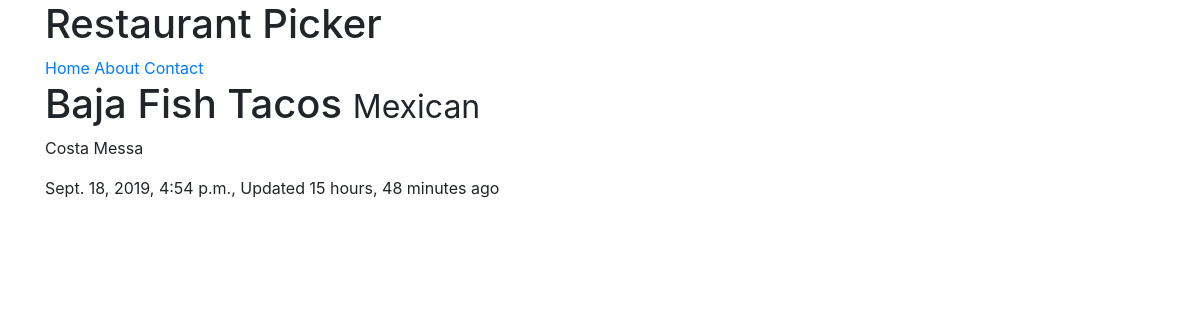
Page /restaurants/baja-fish-tacos/ on the committed database.
### restaurants/models.py (models this page shows, shortened)
class RestaurantLocation(models.Model):
    name        = models.CharField(max_length = 120)
    location    = models.CharField(max_length = 120, null=True, blank=True)
    category    = models.CharField(max_length = 120, null=True, blank=True)
    timestamp   = models.DateTimeField(auto_now_add=True, null=True)
    updated     = models.DateTimeField(auto_now=True)
    slug        = models.SlugField(null=True, blank=True)

### restaurants/views.py (the view)
# urls.py: path('restaurants/<slug>/',RestaurantDetailView.as_view()),
class RestaurantDetailView(DetailView):
    queryset = RestaurantLocation.objects.all()

### restaurants/templates/restaurants/restaurantlocation_detail.html (shortened to what this page needs)
{% extends 'base.html' %}
{% block content %}
<h1>{{ object.name }} <small>{{ object.category }}</small></h1>
<p>{{ object.location }}</p>
<p>{{object.timestamp}}, Updated {{ object.updated|timesince }} ago
{% endblock content %}

### rows in the picture
RestaurantLocation: name "Baja Fish Tacos", category "Mexican", location "Costa Messa", timestamp "Sept. 18, 2019, 4:54 p.m.", updated "15 hours, 48 minutes"
